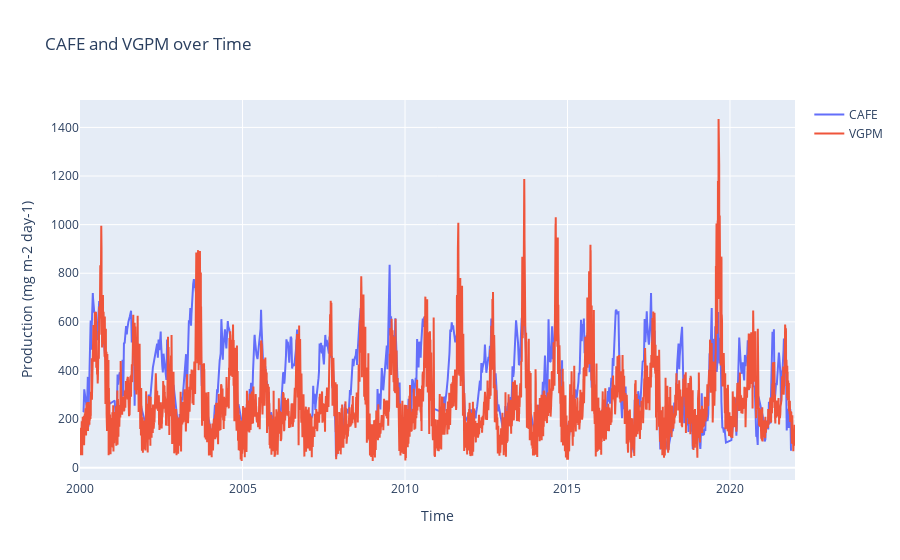

The notebook cell saved with this chart:
### Code cell
import plotly.graph_objects as go

fig = go.Figure()

# Add CAFE trace
fig.add_trace(go.Scatter(x=cafe_npp.time, y=cafe_npp.CAFE.squeeze(), mode='lines', name='CAFE'))

# Add NPP trace
fig.add_trace(go.Scatter(x=data.time, y=data.npp.squeeze(), mode='lines', name='VGPM'))

# Update layout
fig.update_layout(title='CAFE and VGPM over Time', xaxis_title='Time', yaxis_title='Production (mg m-2 day-1)')

fig.show()

### Figure 1 — Plotly figure (JSON) as saved in the notebook; plotly's stock layout.template omitted (floating-point values rounded to 4 significant figures; data arrays with more than 128 entries replaced by an {"elided": "..."} marker saying what was removed)
{"data": [{"mode": "lines", "name": "CAFE", "type": "scatter", "x": {"elided": "7960 str values"}, "y": {"elided": "7960 float values"}}, {"mode": "lines", "name": "VGPM", "type": "scatter", "x": {"elided": "8037 str values"}, "y": {"elided": "8037 float values"}}], "layout": {"title": {"text": "CAFE and VGPM over Time"}, "xaxis": {"title": {"text": "Time"}}, "yaxis": {"title": {"text": "Production (mg m-2 day-1)"}}}}
